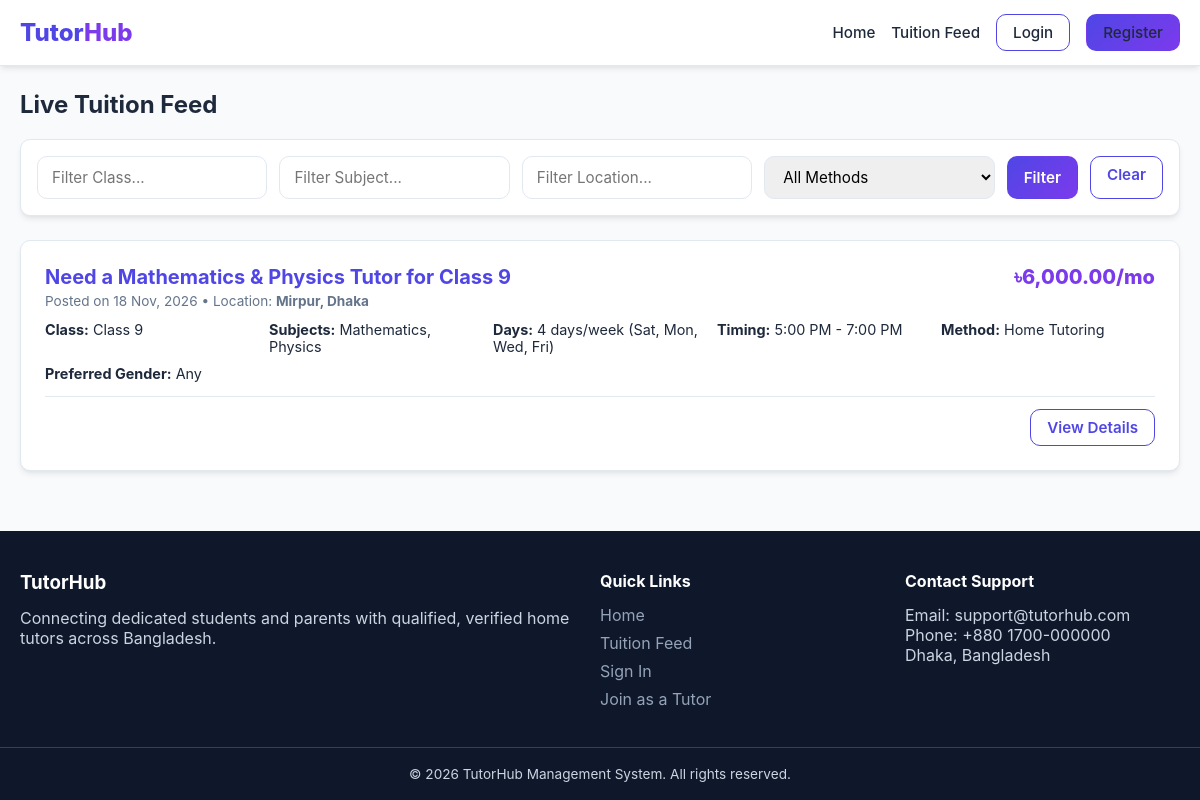
The app's page /tuition-feed.php with its own data.
### tables this page shows
CREATE TABLE `tuition_posts` (
  `id` INT AUTO_INCREMENT PRIMARY KEY,
  `student_id` INT NOT NULL,
  `title` VARCHAR(200) NOT NULL,
  `student_name` VARCHAR(100) NOT NULL,
  `student_class` VARCHAR(50) NOT NULL,
  `institution_name` VARCHAR(150),
  `location` VARCHAR(100) NOT NULL,
  `tutoring_days_per_week` INT NOT NULL,
  `preferred_days` VARCHAR(150) NOT NULL,
  `preferred_time` VARCHAR(100) NOT NULL,
  `teaching_method` ENUM('Home Tutoring', 'Online Tutoring', 'Both') DEFAULT 'Home Tutoring',
  `monthly_salary` DECIMAL(10,2) NOT NULL,
  `preferred_tutor_gender` ENUM('Any', 'Male', 'Female') DEFAULT 'Any',
  `additional_requirements` TEXT,
  `approval_status` ENUM('pending', 'approved', 'rejected') DEFAULT 'pending',
  `tuition_status` ENUM('open', 'assigned', 'closed') DEFAULT 'open',
  `created_at` TIMESTAMP DEFAULT CURRENT_TIMESTAMP,
  FOREIGN KEY (`student_id`) REFERENCES `users`(`id`) ON DELETE CASCADE
);

### functions.php (called while the page is built, shortened)
<?php
function sanitize($data) {
    return htmlspecialchars(trim($data), ENT_QUOTES, 'UTF-8');
}
function format_taka($amount) {
    return '৳' . number_format($amount, 2);
}

### tuition-feed.php (the view, shortened to what this page needs)
<?php
require_once 'config/database.php';
require_once 'includes/functions.php';
require_once 'includes/header.php';
$class_filter = sanitize($_GET['class'] ?? '');
$subject_filter = sanitize($_GET['subject'] ?? '');
$location_filter = sanitize($_GET['location'] ?? '');
$sql = "SELECT t.*, GROUP_CONCAT(s.subject_name SEPARATOR ', ') AS subject_list
        FROM tuition_posts t
        LEFT JOIN tuition_subjects s ON t.id = s.tuition_id
        WHERE t.approval_status = 'approved' AND t.tuition_status = 'open'";
$sql .= " GROUP BY t.id";
$sql .= " ORDER BY t.created_at DESC";
$stmt = $conn->prepare($sql);
$stmt->execute();
$feed_posts = $stmt->get_result();
?>
<div style="display: flex; justify-content: space-between; align-items: center; margin-bottom: 20px;">
    <h2>Live Tuition Feed</h2>
</div>
<div class="card" style="padding: 16px; margin-bottom: 24px;">
    <form action="tuition-feed.php" method="GET" style="display: flex; gap: 12px; flex-wrap: wrap;">
        <input type="text" name="class" value="<?= htmlspecialchars($class_filter); ?>" class="form-control" placeholder="Filter Class..." style="flex: 1; min-width: 140px;">
        <input type="text" name="subject" value="<?= htmlspecialchars($subject_filter); ?>" class="form-control" placeholder="Filter Subject..." style="flex: 1; min-width: 140px;">
        <input type="text" name="location" value="<?= htmlspecialchars($location_filter); ?>" class="form-control" placeholder="Filter Location..." style="flex: 1; min-width: 140px;">
        <select name="method" class="form-control" style="flex: 1; min-width: 140px;">
            <option value="">All Methods</option>
        </select>
        <button type="submit" class="btn btn-primary">Filter</button>
        <a href="tuition-feed.php" class="btn btn-outline">Clear</a>
    </form>
</div>
<div style="display: flex; flex-direction: column; gap: 18px;">
    <?php if ($feed_posts->num_rows > 0): ?>
        <?php while($row = $feed_posts->fetch_assoc()): ?>
            <div class="card" style="margin-bottom: 0;">
                <div style="display: flex; justify-content: space-between; align-items: flex-start; margin-bottom: 12px;">
                    <div>
                        <h3 style="color: var(--primary); font-size: 1.25rem; margin-bottom: 4px;"><?= htmlspecialchars($row['title']); ?></h3>
                        <p style="color: var(--text-muted); font-size: 0.85rem;">Posted on <?= date('d M, Y', strtotime($row['created_at'])); ?> • Location: <strong><?= htmlspecialchars($row['location']); ?></strong></p>
                    </div>
                    <span style="font-size: 1.25rem; font-weight: 800; color: var(--secondary);"><?= format_taka($row['monthly_salary']); ?>/mo</span>
                </div>
                <div style="display: grid; grid-template-columns: repeat(auto-fit, minmax(180px, 1fr)); gap: 10px; margin-bottom: 14px; font-size: 0.9rem;">
                    <div><strong>Class:</strong> <?= htmlspecialchars($row['student_class']); ?></div>
                    <div><strong>Subjects:</strong> <?= htmlspecialchars($row['subject_list'] ?? 'None specified'); ?></div>
                    <div><strong>Days:</strong> <?= $row['tutoring_days_per_week']; ?> days/week (<?= htmlspecialchars($row['preferred_days']); ?>)</div>
                    <div><strong>Timing:</strong> <?= htmlspecialchars($row['preferred_time']); ?></div>
                    <div><strong>Method:</strong> <?= htmlspecialchars($row['teaching_method']); ?></div>
                    <div><strong>Preferred Gender:</strong> <?= htmlspecialchars($row['preferred_tutor_gender']); ?></div>
                </div>
                <div style="display: flex; justify-content: flex-end; gap: 10px; border-top: 1px solid var(--border); padding-top: 12px;">
                    <a href="tuition-details.php?id=<?= $row['id']; ?>" class="btn btn-outline">View Details</a>
                </div>
            </div>
        <?php endwhile; ?>
    <?php endif; ?>
</div>
<?php
require_once 'includes/footer.php';
?>

### style.css (style rules this page uses)
:root { --primary: #4f46e5; --primary-hover: #4338ca; --secondary: #7c3aed; --bg-main: #f8fafc; --surface: #ffffff; --text-main: #1e293b; --text-muted: #64748b; --border: #e2e8f0; --success: #10b981; --warning: #f59e0b; --danger: #ef4444; --shadow: 0 4px 6px -1px rgba(0, 0, 0, 0.08), 0 2px 4px -2px rgba(0, 0, 0, 0.05); --radius: 10px; }
* { box-sizing: border-box; margin: 0; padding: 0; font-family: -apple-system, BlinkMacSystemFont, "Segoe UI", Roboto, Helvetica, Arial, sans-serif; }
body { background-color: var(--bg-main); color: var(--text-main); display: flex; flex-direction: column; min-height: 100vh; }
.btn { display: inline-block; padding: 8px 16px; border-radius: var(--radius); text-decoration: none; font-size: 0.95rem; font-weight: 600; cursor: pointer; border: 1px solid transparent; text-align: center; }
.btn-primary { background: linear-gradient(135deg, var(--primary), var(--secondary)); color: #fff; }
.btn-outline { border-color: var(--primary); color: var(--primary); }
.card { background: var(--surface); border-radius: var(--radius); border: 1px solid var(--border); box-shadow: var(--shadow); padding: 24px; margin-bottom: 24px; }
.form-control { width: 100%; padding: 10px 14px; border: 1px solid var(--border); border-radius: var(--radius); font-size: 0.95rem; }

### records on screen
tuition_posts: title "Need a Mathematics & Physics Tutor for Class 9", created_at "18 Nov, 2026", location "Mirpur, Dhaka", monthly_salary "৳6,000.00", student_class "Class 9", subject_list "Mathematics, Physics", tutoring_days_per_week "4", preferred_days "Sat, Mon, Wed, Fri", preferred_time "5:00 PM - 7:00 PM", teaching_method "Home Tutoring", preferred_tutor_gender "Any"
